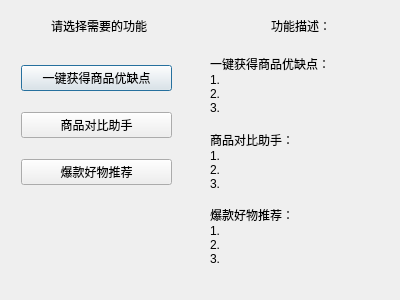
<?xml version="1.0" encoding="UTF-8"?>
<ui version="4.0">
 <class>Dialog</class>
 <widget class="QDialog" name="Dialog">
  <property name="geometry">
   <rect>
    <x>0</x>
    <y>0</y>
    <width>400</width>
    <height>300</height>
   </rect>
  </property>
  <property name="windowTitle">
   <string>Dialog</string>
  </property>
  <widget class="QLabel" name="label_5">
   <property name="geometry">
    <rect>
     <x>271</x>
     <y>20</y>
     <width>96</width>
     <height>12</height>
    </rect>
   </property>
   <property name="text">
    <string>功能描述：</string>
   </property>
  </widget>
  <widget class="QLabel" name="label">
   <property name="geometry">
    <rect>
     <x>51</x>
     <y>20</y>
     <width>96</width>
     <height>12</height>
    </rect>
   </property>
   <property name="text">
    <string>请选择需要的功能</string>
   </property>
  </widget>
  <widget class="QWidget" name="verticalLayoutWidget">
   <property name="geometry">
    <rect>
     <x>21</x>
     <y>50</y>
     <width>151</width>
     <height>151</height>
    </rect>
   </property>
   <layout class="QVBoxLayout" name="verticalLayout">
    <item>
     <widget class="QPushButton" name="pushButton_2">
      <property name="text">
       <string>一键获得商品优缺点</string>
      </property>
     </widget>
    </item>
    <item>
     <widget class="QPushButton" name="pushButton">
      <property name="text">
       <string>商品对比助手</string>
      </property>
     </widget>
    </item>
    <item>
     <widget class="QPushButton" name="pushButton_3">
      <property name="text">
       <string>爆款好物推荐</string>
      </property>
     </widget>
    </item>
   </layout>
  </widget>
  <widget class="QWidget" name="verticalLayoutWidget_2">
   <property name="geometry">
    <rect>
     <x>210</x>
     <y>50</y>
     <width>181</width>
     <height>221</height>
    </rect>
   </property>
   <layout class="QVBoxLayout" name="verticalLayout_2">
    <item>
     <widget class="QLabel" name="label_3">
      <property name="text">
       <string>一键获得商品优缺点：
1.
2.
3.</string>
      </property>
     </widget>
    </item>
    <item>
     <widget class="QLabel" name="label_4">
      <property name="text">
       <string>商品对比助手：
1.
2.
3.</string>
      </property>
     </widget>
    </item>
    <item>
     <widget class="QLabel" name="label_2">
      <property name="text">
       <string>爆款好物推荐：
1.
2.
3.</string>
      </property>
     </widget>
    </item>
   </layout>
  </widget>
 </widget>
 <resources/>
 <connections/>
</ui>
